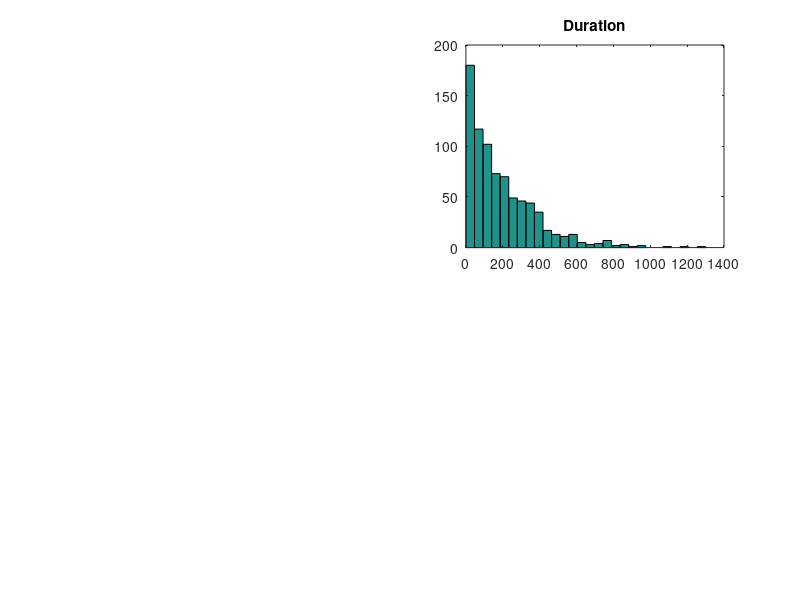

This chart was generated by the following MATLAB code:
duration_data = [108.850
124.311
265.120
243.286
124.895
184.556
024.091
590.422
143.257
097.794
457.763
488.815
107.739
097.504
178.460
851.872
509.504
135.023
097.415
013.183
220.339
348.327
058.516
010.827
101.323
081.546
066.579
135.234
117.070
821.621
297.251
330.623
153.328
246.990
110.580
075.372
131.866
149.299
065.148
070.978
015.373
199.506
437.203
210.950
028.475
048.058
108.292
000.922
093.052
156.313
021.476
784.568
025.389
020.451
213.072
059.159
208.968
385.418
014.104
575.827
123.740
174.976
671.875
103.278
013.469
208.363
369.887
022.798
170.931
760.231
010.783
320.865
290.412
032.187
053.383
130.031
115.400
476.157
543.198
189.705
216.479
058.943
083.325
273.148
138.721
008.945
093.601
017.058
064.709
075.676
127.567
194.870
209.112
353.976
143.566
161.896
018.318
405.276
149.616
235.352
094.594
040.174
279.318
194.401
058.115
008.267
353.734
231.579
004.041
098.539
245.412
005.240
146.204
392.302
016.411
009.280
216.139
209.177
289.364
037.777
286.874
227.024
366.137
047.640
038.302
006.773
173.316
196.068
113.764
104.962
347.791
012.304
076.712
215.289
160.754
204.142
523.955
061.781
289.179
071.439
005.137
196.675
021.658
252.315
162.344
080.837
243.016
384.730
054.726
249.218
063.916
355.366
256.529
005.413
010.904
147.973
492.643
006.595
012.865
237.884
106.809
063.856
180.533
098.389
017.378
042.066
093.014
060.508
026.773
019.991
128.917
400.434
002.008
157.584
183.104
067.345
431.124
288.661
221.339
056.165
000.904
217.773
051.025
253.846
574.680
359.234
165.314
051.878
056.978
000.545
350.425
050.809
065.463
223.302
236.172
263.812
312.090
142.202
174.336
001.940
005.468
061.940
209.888
003.359
155.279
236.544
897.945
464.502
122.413
137.882
312.880
345.191
520.481
042.320
101.477
075.290
035.781
023.632
048.696
055.825
156.500
710.895
285.347
110.737
126.395
011.846
039.761
082.184
941.660
360.454
119.280
384.096
078.882
737.934
443.357
279.211
191.887
213.026
035.824
191.833
046.401
003.053
088.137
001.067
006.437
167.556
082.870
024.782
205.424
032.229
253.742
559.284
117.186
025.870
127.082
117.661
183.958
350.399
065.490
290.415
072.567
011.372
074.081
078.723
223.518
147.693
023.006
155.998
299.983
048.926
338.172
097.753
399.146
152.463
721.028
747.794
546.792
312.489
105.688
187.993
120.982
029.657
780.121
010.855
400.578
335.020
327.813
053.743
044.764
463.152
026.159
305.230
566.219
240.751
141.069
074.626
344.484
332.069
226.184
016.106
002.007
061.789
297.270
346.812
184.332
122.401
030.872
124.794
047.103
099.258
190.054
000.181
144.044
123.997
017.125
090.670
291.501
099.896
022.216
046.290
036.416
509.898
041.176
614.631
373.770
249.978
019.604
215.566
160.379
133.680
091.925
358.036
091.550
128.512
028.784
266.438
095.631
116.941
197.587
051.055
113.476
012.867
032.770
188.528
099.505
312.505
023.701
033.657
224.872
247.739
039.552
197.352
006.869
067.112
151.269
002.132
233.789
419.890
053.644
146.309
088.417
529.001
671.117
105.858
104.600
242.737
026.177
101.827
009.847
074.710
154.287
058.913
008.328
834.504
251.084
038.940
382.396
409.727
215.564
081.503
557.207
109.160
019.317
305.846
531.923
455.675
292.239
734.199
160.622
012.665
115.066
105.441
377.039
466.377
227.461
158.707
065.852
035.827
268.625
166.927
044.089
223.677
034.755
336.522
395.153
617.134
179.890
256.078
033.015
024.767
027.736
109.219
261.392
004.054
194.566
381.448
081.565
223.609
286.843
006.254
095.237
041.226
122.249
014.980
551.362
009.125
082.929
587.138
202.917
077.042
029.264
059.868
322.985
077.470
158.029
035.023
139.560
049.598
115.628
082.262
016.762
484.399
251.401
042.096
377.260
188.507
161.063
164.492
156.328
328.289
024.422
026.117
040.390
744.547
1191.188
006.700
268.831
003.967
056.824
326.388
067.073
172.071
240.109
062.150
157.107
083.361
457.938
005.236
096.520
017.532
380.777
177.821
282.990
240.718
058.300
022.081
043.805
137.081
200.017
180.581
475.089
283.384
089.790
081.948
1109.272
100.456
025.844
654.455
065.616
133.487
395.464
034.089
156.409
226.954
872.351
116.716
569.169
003.704
185.367
402.242
168.845
055.924
227.940
290.292
044.862
317.632
229.233
138.755
012.788
104.908
084.598
260.192
330.876
007.005
786.462
003.988
165.953
495.603
130.384
274.307
407.054
329.475
045.617
427.058
108.498
405.838
066.290
249.200
040.861
114.022
028.075
413.767
092.563
498.776
022.199
337.688
171.304
576.230
096.185
150.704
026.877
170.505
102.226
260.444
107.300
214.735
011.519
188.472
358.197
119.985
051.654
081.453
074.280
119.169
000.372
158.255
127.098
324.942
007.715
382.546
291.716
473.961
167.107
227.600
202.385
218.175
104.352
014.203
069.116
203.323
035.740
330.481
054.376
140.266
1301.067
002.395
031.204
133.469
306.921
077.402
022.097
025.760
234.687
070.972
320.728
048.106
177.397
578.983
123.529
051.976
551.268
001.606
372.618
011.877
005.549
421.098
402.290
003.966
174.733
224.927
282.776
050.480
013.455
401.787
518.668
148.289
312.833
002.646
446.520
034.819
236.722
113.603
001.580
229.026
368.123
042.924
186.249
035.580
182.339
095.163
270.162
092.997
336.802
620.217
077.474
256.368
221.735
055.624
002.394
312.515
192.045
400.556
630.921
215.705
420.929
076.179
207.726
014.456
234.650
091.144
010.039
410.640
175.624
124.407
045.885
332.314
118.655
194.565
135.928
077.951
077.725
281.773
100.106
027.944
061.098
034.026
257.640
186.503
194.608
263.204
011.408
053.406
163.054
374.678
251.282
033.356
117.138
314.407
354.052
241.086
076.337
318.610
040.804
469.460
062.368
002.276
380.634
006.020
008.545
021.849
430.627
028.928
430.677
089.422
025.965
614.078
000.052
137.429
339.512
195.051
140.760
054.442
087.681
358.917
079.020
162.344
307.025
106.719
214.797
193.898
188.119
574.851
061.128
274.786
171.788
380.375
005.061
087.655
301.035
115.617
166.562
183.309
302.182
193.406
033.256
107.131
416.215
151.524
958.242
362.516
574.454
011.602
332.560
011.385
251.379
603.990
064.962
024.136
182.820
301.903
063.608
058.762
091.549
284.002
021.596
313.724
110.846
205.382
339.978
412.782
122.028
054.318
406.672
522.185
117.915
092.457
096.343
098.601
063.593
047.103
083.899
058.962
030.137
105.388
881.295
028.369
046.265
030.598
143.290
001.937
377.972
001.074
102.680
114.738
766.029
445.629
026.204
302.158
351.111
071.611
069.085
022.583
237.517
433.837
357.363
286.293
339.320
044.014
202.123
011.110
243.299
026.291
506.767
019.527
000.939
020.379
062.710
015.951
262.651
065.407
594.806
018.809
282.772
340.098
357.513
034.640
344.650
404.334
365.926
263.747];

duration_data_size = length(duration_data);
subplot(2,2,2);

hist(duration_data,sqrt(duration_data_size));
title('Duration');